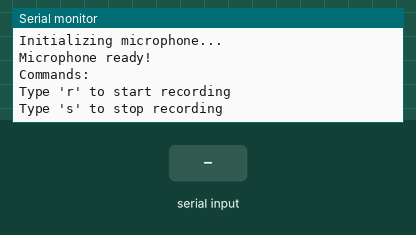
Recording of a program running on a simulated ESP32-S3. Shown: the last lines printed to the serial monitor. The test bench sets the inputs (shaded band). I2S audio is not simulated (input reads silence).

Above: at 2.2 s.
2.3 s: "r" received over Serial
At 2.5 s:
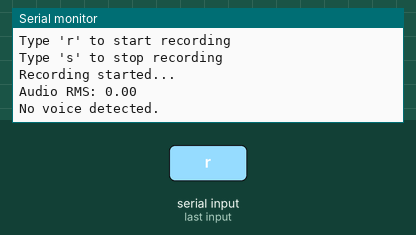
3.8 s: "s" received over Serial
At 4.6 s:
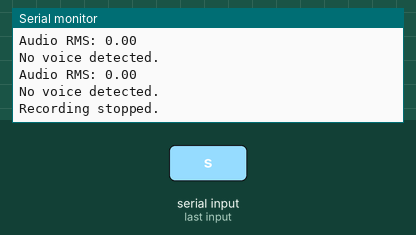

The program:

main.cpp
```cpp
#include <Arduino.h>
#include "microphone.h"
#include "voice_capture.h"
#include "audio_processor.h"

#define PCM_BUFFER_SIZE 256

// Temporary voice detection threshold.
// We will calibrate this using real microphone readings.
#define VOICE_THRESHOLD 500.0f

static int16_t pcmBuffer[PCM_BUFFER_SIZE];
static uint32_t lastAudioLogMs = 0;

bool recording = false;

void setup() {

    Serial.begin(115200);
    delay(1000);

    Serial.println();
    Serial.println("===== NIMBUS VOICE MODULE =====");

    Serial.println("Initializing microphone...");

    if (!microphoneBegin()) {

        Serial.println("Microphone initialization failed!");

        while (true) {
            delay(1000);
        }
    }

    Serial.println("Microphone ready!");

    Serial.println();
    Serial.println("Commands:");
    Serial.println("Type 'r' to start recording");
    Serial.println("Type 's' to stop recording");
}

void loop() {

    // Read commands from Serial Monitor.
    if (Serial.available()) {

        char command = Serial.read();

        if (command == 'r' && !recording) {

            if (voiceCaptureBegin()) {

                recording = true;

                Serial.println("Recording started...");
            }
        }

        if (command == 's' && recording) {

            voiceCaptureStop();

            recording = false;

            Serial.println("Recording stopped.");
        }
    }

    // Capture and analyze audio while recording.
    if (recording && voiceCaptureIsActive()) {

        size_t samplesRead = 0;

        if (voiceCaptureRead(
            pcmBuffer,
            PCM_BUFFER_SIZE,
            &samplesRead
        )) {

            // Calculate audio energy.
            float audioLevel = calculateAudioRMS(
                pcmBuffer,
                samplesRead
            );

            // Detect voice using the RMS threshold.
            bool voiceDetected = detectVoice(
                pcmBuffer,
                samplesRead,
                VOICE_THRESHOLD
            );

            if (millis() - lastAudioLogMs >= 250) {

                Serial.print("Audio RMS: ");
                Serial.println(audioLevel);

                Serial.println(
                    voiceDetected ? "Voice detected!" : "No voice detected."
                );

                lastAudioLogMs = millis();
            }
        }
    }
}
```

audio_processor.cpp
```cpp
#include "audio_processor.h"
#include <math.h>

// Convert 32-bit I2S samples into 16-bit PCM.
size_t convertToPCM16(
    const int32_t* input,
    size_t inputSamples,
    int16_t* output,
    size_t outputCapacity
) {
    if (input == nullptr || output == nullptr) {
        return 0;
    }

    size_t samplesToConvert = inputSamples;

    if (samplesToConvert > outputCapacity) {
        samplesToConvert = outputCapacity;
    }

    for (size_t i = 0; i < samplesToConvert; i++) {

        // Extract the upper 16 bits of the
        // expected MSB-aligned INMP441 sample.
        int32_t sample = input[i] >> 16;

        if (sample > 32767) {
            sample = 32767;
        }

        if (sample < -32768) {
            sample = -32768;
        }

        output[i] = (int16_t)sample;
    }

    return samplesToConvert;
}


// Calculate RMS audio level.
float calculateAudioRMS(
    const int16_t* samples,
    size_t sampleCount
) {
    if (samples == nullptr || sampleCount == 0) {
        return 0.0f;
    }

    double sum = 0.0;

    for (size_t i = 0; i < sampleCount; i++) {

        double sample = samples[i];

        sum += sample * sample;
    }

    return sqrt(sum / sampleCount);
}


// Basic energy-based voice detection.
bool detectVoice(
    const int16_t* samples,
    size_t sampleCount,
    float threshold
) {
    if (samples == nullptr || sampleCount == 0) {
        return false;
    }

    float audioLevel = calculateAudioRMS(
        samples,
        sampleCount
    );

    return audioLevel >= threshold;
}
```

audio_processor.h
```cpp
#ifndef AUDIO_PROCESSOR_H
#define AUDIO_PROCESSOR_H

#include <Arduino.h>

// Convert 32-bit I2S samples into 16-bit PCM samples.
size_t convertToPCM16(
    const int32_t* input,
    size_t inputSamples,
    int16_t* output,
    size_t outputCapacity
);

// Calculate RMS audio level from 16-bit PCM samples.
float calculateAudioRMS(
    const int16_t* samples,
    size_t sampleCount
);

// Detect whether the audio contains speech.
bool detectVoice(
    const int16_t* samples,
    size_t sampleCount,
    float threshold
);

#endif
```

microphone.cpp
```cpp
#include "microphone.h"
#include <driver/i2s.h>
#include <math.h>

#define I2S_PORT I2S_NUM_0

#define I2S_BCLK 4
#define I2S_WS   5
#define I2S_SD   6

static int32_t audioBuffer[AUDIO_BUFFER_SIZE];

bool microphoneBegin() {

    i2s_config_t config = {};

    config.mode = (i2s_mode_t)(
        I2S_MODE_MASTER | I2S_MODE_RX
    );

    config.sample_rate = SAMPLE_RATE;
    config.bits_per_sample = I2S_BITS_PER_SAMPLE_32BIT;
    config.channel_format = I2S_CHANNEL_FMT_ONLY_LEFT;
    config.communication_format = I2S_COMM_FORMAT_STAND_I2S;

    config.intr_alloc_flags = ESP_INTR_FLAG_LEVEL1;
    config.dma_buf_count = 8;
    config.dma_buf_len = AUDIO_BUFFER_SIZE;

    config.use_apll = false;
    config.tx_desc_auto_clear = false;
    config.fixed_mclk = 0;

    i2s_pin_config_t pins = {};

    pins.bck_io_num = I2S_BCLK;
    pins.ws_io_num = I2S_WS;
    pins.data_out_num = I2S_PIN_NO_CHANGE;
    pins.data_in_num = I2S_SD;

    if (i2s_driver_install(
        I2S_PORT, &config, 0, NULL
    ) != ESP_OK) {
        return false;
    }

    if (i2s_set_pin(I2S_PORT, &pins) != ESP_OK) {
        i2s_driver_uninstall(I2S_PORT);
        return false;
    }

    i2s_zero_dma_buffer(I2S_PORT);

    return true;
}

void microphoneFlush() {
    i2s_zero_dma_buffer(I2S_PORT);
}

bool microphoneReadAudio(
    int32_t* buffer,
    size_t bufferSize,
    size_t* bytesRead
) {
    if (buffer == nullptr ||
        bytesRead == nullptr ||
        bufferSize == 0) {
        return false;
    }

    *bytesRead = 0;

    esp_err_t result = i2s_read(
        I2S_PORT,
        buffer,
        bufferSize,
        bytesRead,
        portMAX_DELAY
    );

    if (result != ESP_OK ||
        *bytesRead == 0 ||
        *bytesRead > bufferSize) {
        *bytesRead = 0;
        return false;
    }

    return true;
}

float microphoneReadLevel() {

    size_t bytesRead = 0;

    if (!microphoneReadAudio(
        audioBuffer,
        sizeof(audioBuffer),
        &bytesRead
    )) {
        return 0.0f;
    }

    size_t samples = bytesRead / sizeof(int32_t);

    double sum = 0;

    for (size_t i = 0; i < samples; i++) {

        int32_t sample = audioBuffer[i] >> 16;
        sum += (double)sample * sample;
    }

    if (samples == 0) {
        return 0.0f;
    }

    return sqrt(sum / samples);
}
```

microphone.h
```cpp
#ifndef MICROPHONE_H
#define MICROPHONE_H

#include <Arduino.h>

#define SAMPLE_RATE 16000
#define AUDIO_BUFFER_SIZE 256

bool microphoneBegin();

void microphoneFlush();

float microphoneReadLevel();

bool microphoneReadAudio(
    int32_t* buffer,
    size_t bufferSize,
    size_t* bytesRead
);

#endif
```

voice_capture.cpp
```cpp
#include "voice_capture.h"
#include "microphone.h"
#include "audio_processor.h"

#define RAW_BUFFER_SAMPLES 256

static int32_t rawBuffer[RAW_BUFFER_SAMPLES];
static bool captureActive = false;

bool voiceCaptureBegin() {
    microphoneFlush();
    captureActive = true;
    return true;
}

void voiceCaptureStop() {
    captureActive = false;
}

bool voiceCaptureIsActive() {
    return captureActive;
}

bool voiceCaptureRead(
    int16_t* output,
    size_t outputCapacity,
    size_t* samplesRead
) {
    if (!captureActive ||
        output == nullptr ||
        samplesRead == nullptr) {
        return false;
    }

    *samplesRead = 0;

    size_t bytesRead = 0;

    if (!microphoneReadAudio(
        rawBuffer,
        sizeof(rawBuffer),
        &bytesRead
    )) {
        return false;
    }

    size_t rawSamples = bytesRead / sizeof(int32_t);

    *samplesRead = convertToPCM16(
        rawBuffer,
        rawSamples,
        output,
        outputCapacity
    );

    return *samplesRead > 0;
}
```

voice_capture.h
```cpp
#ifndef VOICE_CAPTURE_H
#define VOICE_CAPTURE_H

#include <Arduino.h>

bool voiceCaptureBegin();

void voiceCaptureStop();

bool voiceCaptureRead(
    int16_t* output,
    size_t outputCapacity,
    size_t* samplesRead
);

bool voiceCaptureIsActive();

#endif
```

Measured:
- after the input at 2.3 s, the serial monitor: prints a new line at once (image 1)
- after the input at 3.8 s, the serial monitor: prints a new line at once (image 2)
